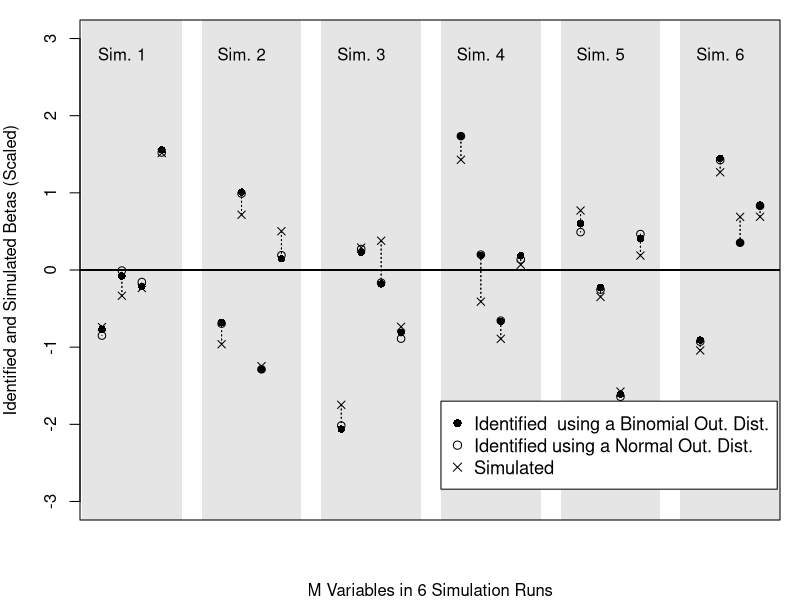

Source code (R):
# Loading the original data from our paper.
data <- read.csv("distribution.csv")

# Applying a model assuming a normal-distributed output.
normal_model <- lm(is_sparql ~ scale(log(created_days_ago)) +
  scale(log(stargazers_count + 0.5)) +
  scale(log(active_developers + 0.5)) +
  scale(log(active_files + 0.5)), data = data)

# Applying a model assuming a binomial-distributed output.
binomial_model <- glm(is_sparql ~ scale(log(created_days_ago)) +
  scale(log(stargazers_count + 0.5)) +
  scale(log(active_developers + 0.5)) +
  scale(log(active_files + 0.5)),
                      family = binomial(), data = data)

# Produce a table comparing the identified parameters for both model (and the scaled variants).
round(cbind(
  coef(normal_model)[2:5],
  coef(binomial_model)[2:5],
  coef(normal_model)[2:5] / sd(coef(normal_model)[2:5]),
  coef(binomial_model)[2:5] / sd(coef(binomial_model)[2:5])),3)


# Creating an empty plot for the simulations.
visx <- -1

par(mfrow = c(1, 1), mar = c(4, 4, 1, 1))

plot(NULL, xlim = c(0.2, 32.7), ylim = c(-3, 3),xaxt='n',
     ylab = "Identified and Simulated Betas (Scaled)", xlab = "M Variables in 6 Simulation Runs")

N <- 120 # Number of repositories.
M <- 4 # Number of variables to examine.

set.seed(1)

for (sim in 1:6) {
  polygon(c(visx, visx + M + 1, visx + M + 1, visx),
          c(-100, -100, 100, 100),
          col = rgb(0,0,0,0.1), border = NA)

  Xs <- matrix(rnorm(N * M), nrow = N, ncol = M) # Producing a N * M matrix of random normally distributed values.

  # Producing a vector of M + 1 random betas, including one variable for a random intercept.
  betas <- rnorm(M + 1) # Random betas.

  # Adding a column of `ones' at the left of the matrix, later multiplied with the first beta and serves as intercept.
  Xs <- cbind(1, Xs)

  # Matrix multiplication ('%*%') of Xs and betas, then applying the logistic function.
  prob <- 1 / (1 + exp(-(Xs %*% betas))) # The probability deciding for one of the two languages.

  # Producing a decision (same as in the previous simulations).
  Y <- rbinom(N, size = 1, prob = prob)

  # Apply both models considering all variables (except the ones).
  Xs <- Xs[, 2:(M + 1)]

  normal_model <- lm(Y ~ Xs)
  binomial_model <- glm(Y ~ Xs, family = binomial())

  binomial_coef <- coef(binomial_model)[2:(M + 1)]
  normal_coef <- coef(normal_model)[2:(M + 1)]
  betas <- betas[2:(M + 1)]

  binomial_coef <- binomial_coef / sd(binomial_coef)
  normal_coef <- normal_coef / sd(normal_coef)
  betas <- betas / sd(betas)

  # Plot the difference.
  for (i in 1:M) {
    visx <- visx + 1

    segments(visx, betas[i], visx, normal_coef[i], lty =3)
    segments(visx, betas[i], visx, binomial_coef[i], lty =3)

    points(visx, betas[i], pch = 4)

    points(visx, binomial_coef[i], pch = 16)
    points(visx, normal_coef[i])
  }

  visx <- visx + 2
  abline(h = 0)
  text(visx - M, 2.8, paste("Sim.", sim))
}

legend(17, -1.7, legend=c("Identified  using a Binomial Out. Dist.",
                        "Identified using a Normal Out. Dist.",
                        "Simulated"), pch=c(16, 1,4), cex=1.1)